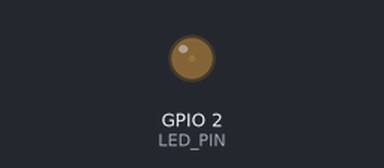
Bench run of a sketch on a simulated ESP32. Shown: output pins drawn as LEDs (lit = HIGH).

Above: at 0.05 s.
At 1.25 s:
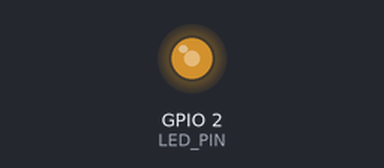
At 1.85 s:
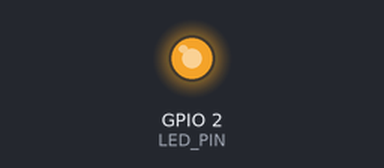
At 3.65 s:
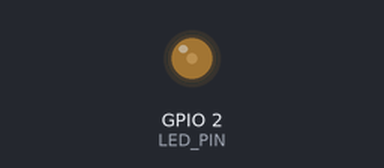
Timing chart, 0 to 5.3 s (numbered marks = the images above):
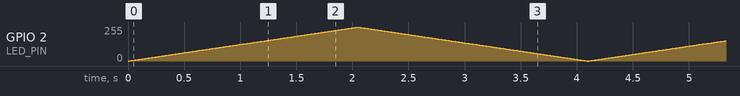

The sketch:

Task_2.0.2.ino
```cpp
// Task 2.0.2: Breathing LED using ESP32 LEDC peripheral
// Connect external LED (with resistor) to GPIO 2

#define LED_PIN     2
#define LEDC_CHANNEL    0
#define LEDC_FREQ_HZ    5000
#define LEDC_RESOLUTION 8     // 8-bit: duty cycle 0–255

void setup() {
  ledcSetup(LEDC_CHANNEL, LEDC_FREQ_HZ, LEDC_RESOLUTION);
  ledcAttachPin(LED_PIN, LEDC_CHANNEL);
}

void loop() {
  // Fade IN
  for (int duty = 0; duty <= 255; duty++) {
    ledcWrite(LEDC_CHANNEL, duty);
    delay(8);
  }
  // Fade OUT
  for (int duty = 255; duty >= 0; duty--) {
    ledcWrite(LEDC_CHANNEL, duty);
    delay(8);
  }
}
```
